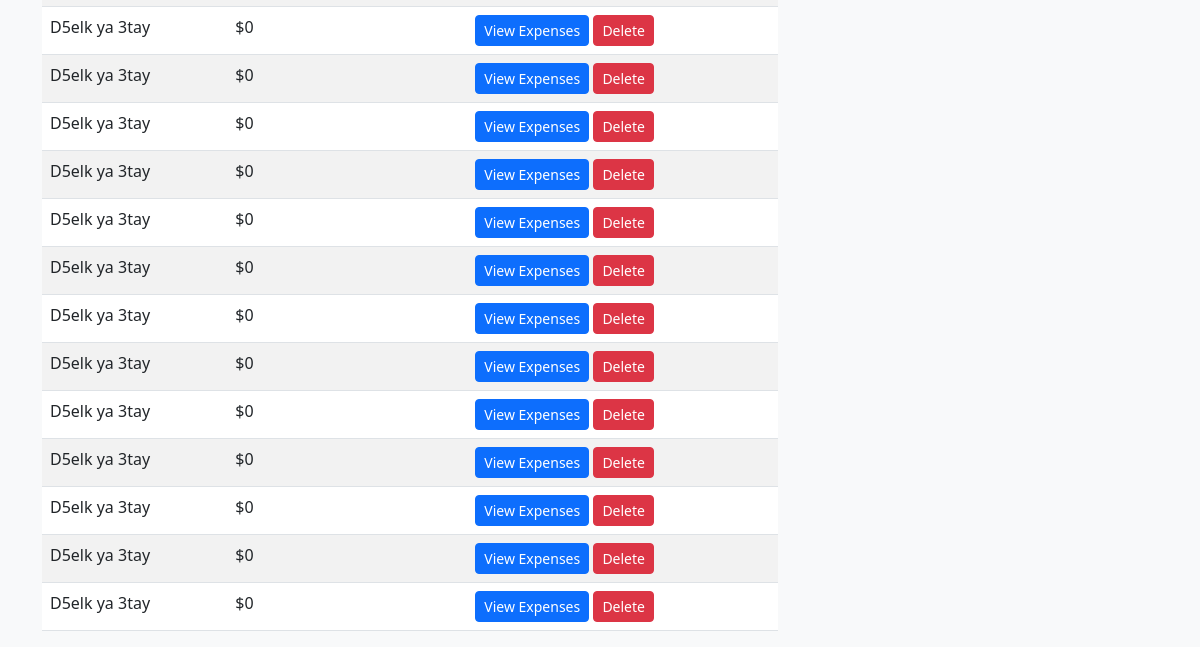
Before: / (lower part) with the older database file.
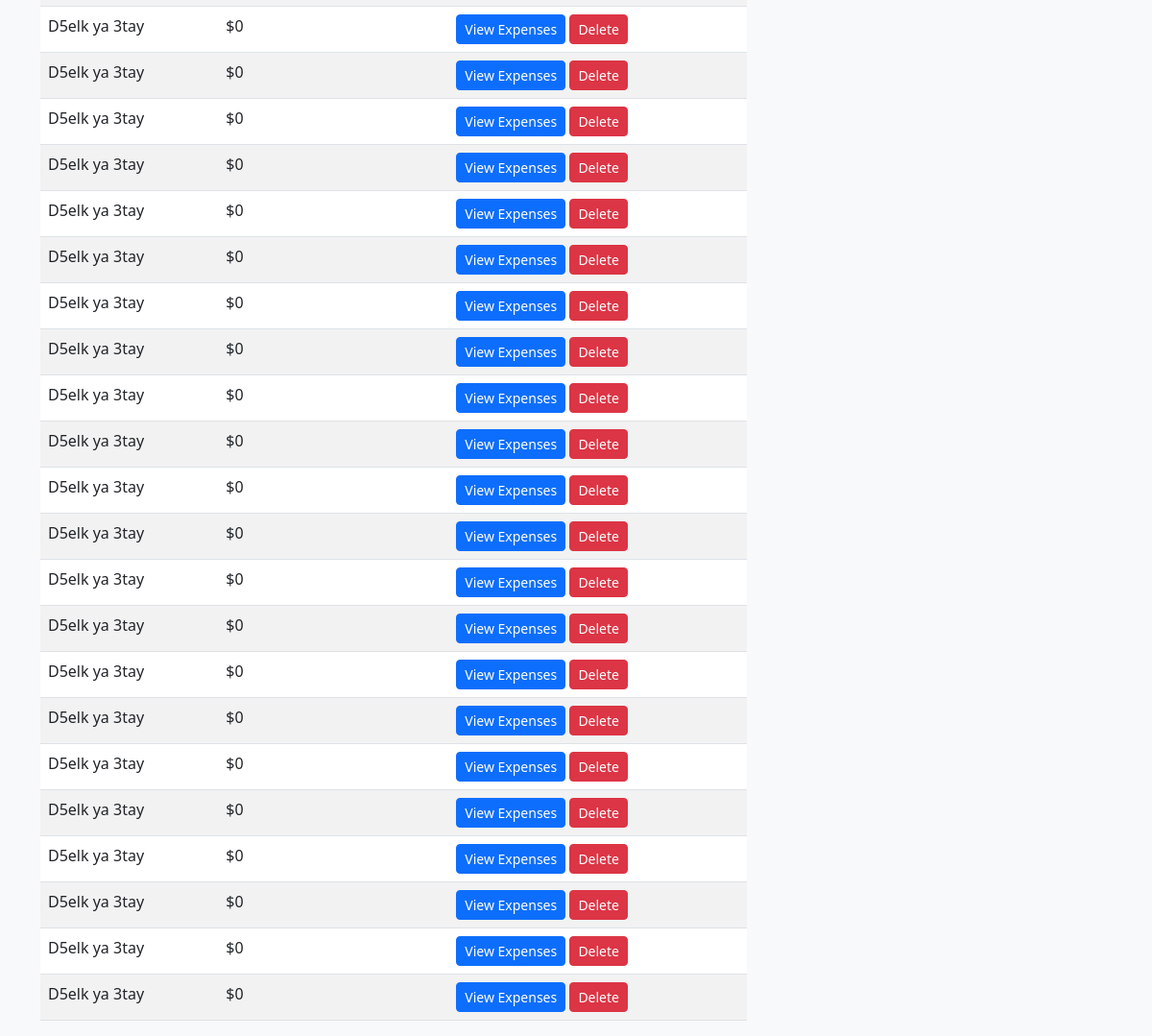
After: the same page with the newer database file.
### models.py (models this page shows)
class User(db.Model):
    id = db.Column(db.Integer, primary_key=True)
    name = db.Column(db.String(100), nullable=False)
    expenses = db.relationship('Expense', backref='user', lazy=True, cascade="all, delete")

### app.py (the view)
@app.route('/')
def index():
    users = User.query.all()
    today = datetime.today()
    first_day_current_month = today.replace(day=1)
    last_day_prev_month = first_day_current_month - timedelta(days=1)
    first_day_prev_month = last_day_prev_month.replace(day=1)
    users_data = []
    for user in users:
        total = db.session.query(func.sum(Expense.amount)).filter(
            Expense.user_id == user.id,
            Expense.date >= first_day_prev_month,
            Expense.date <= last_day_prev_month
        ).scalar() or 0
        users_data.append({'user': user, 'total_last_month': total})
    return render_template('index.html', users_data=users_data)

### templates/index.html (shortened to what this page needs)
{% extends 'base.html' %}
{% block content %}
<div class="row">
    <div class="col-md-8">
        <table class="table table-striped">
            <tbody>
                {% for item in users_data %}
                <tr>
                    <td>{{ item.user.name }}</td>
                    <td>${{ item.total_last_month }}</td>
                    <td>
                        <a href="{{ url_for('user_expenses', user_id=item.user.id) }}" class="btn btn-primary btn-sm">View Expenses</a>
                        <a href="{{ url_for('delete_user', user_id=item.user.id) }}" class="btn btn-danger btn-sm" onclick="return confirm('Are you sure?')">Delete</a>
                    </td>
                </tr>
                {% endfor %}
            </tbody>
        </table>
    </div>
    <div class="col-md-4">
    </div>
</div>
{% endblock %}

### templates/base.html (shortened to what this page needs)
<!DOCTYPE html>
<html lang="ru">
<head>
    <link href="https://cdn.jsdelivr.net/npm/bootstrap@5.3.0/dist/css/bootstrap.min.css" rel="stylesheet">
</head>
<body class="bg-light">
    <div class="container">
        {% block content %}{% endblock %}
    </div>
</body>
</html>

Changed rows visible on the page:
added User: user.name "D5elk ya 3tay"
added User: user.name "D5elk ya 3tay"
added User: user.name "D5elk ya 3tay"
added User: user.name "D5elk ya 3tay"
added User: user.name "D5elk ya 3tay"
added User: user.name "D5elk ya 3tay"
added User: user.name "D5elk ya 3tay"
added User: user.name "D5elk ya 3tay"
added User: user.name "D5elk ya 3tay"
Other visible differences:
new list line: "$ 0 View Expenses Delete"
